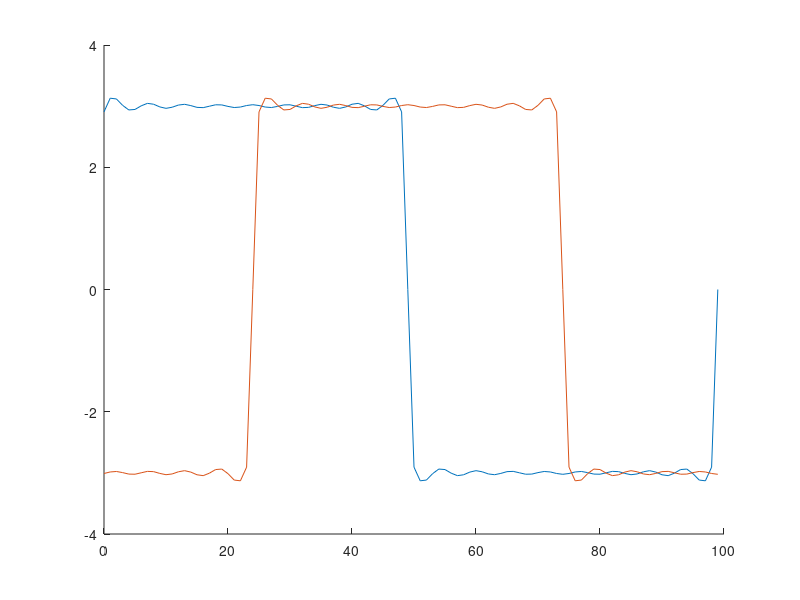

This chart was generated by the following MATLAB code:
T = 100;
A = 3;

s = ones(100);

s(1:T/2) = A;
s(T/2:100) = -A;

t = 0:1:T-1;

%        semnalul original
%plot(t,s);
%ylim([-A-1, A+1])
hold on;

%        coeficientul
kmax = 81;
k = -kmax:kmax;
ck = zeros(1,100);

for i = 1 : length(k)
    if mod(k(i),2) == 1
        ck(i) = (2*A)/ (1j * pi * k(i));
    else
        ck(i) = 0;
    end
end

%stem(k, abs(ck));

%        theta si coeficientul nou
theta = T / 4;

ck_prim = zeros(1,100);

for i = 1 : length(k)
    ck_prim(i) = ck(i) * exp(-1j * (2*pi*k(i)*theta) / T);
end

%stem(k, abs(ck_prim));

%        rad2deg
r2d = zeros(1,100);

for i = 1 : length(k)
    r2d(i) = rad2deg(angle(ck_prim(i)))';
end

%plot(t, r2d);



%        reconstructie semnal
semnal = zeros(1,100);

for i = 1 : 100
    for j = 1 : length(k)
      semnal(i) = semnal(i) + ck(j) * exp((1j * 2 * pi * k(j) * i)/T);
    end
end

plot(t, semnal);

%        reconstructie semnal cu coef fourier

semnal = zeros(1,100);

for i = 1 : 100
    for j = 1 : length(k)
      semnal(i) = semnal(i) + ck_prim(j) * exp((1j * 2 * pi * k(j) * i)/T);
    end
end

plot(t, semnal);
ylim([-A-1, A+1])

